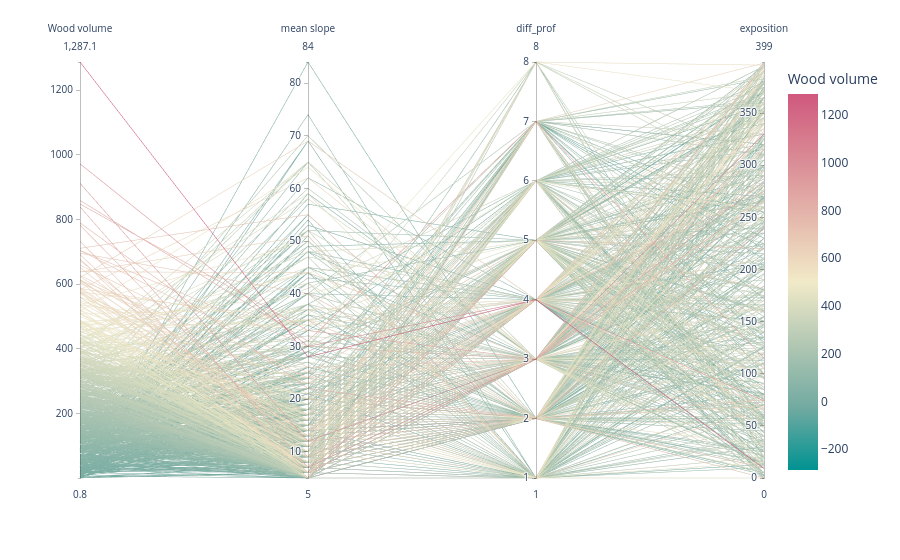

The code cell stored with this chart in its notebook:
### Markdown cell above
##### Question 8

This chart could be enhanced by integrating interaction modalities such as the possibility to filter on different axes, and by embedding additional charts to represent distribution for each variable, like in this example: https://hcil.snu.ac.kr/research/parallel-histogram-plots

### Code cell
df_eco_2015_V_PCP = df_eco_2015_V.dropna(subset=['Vpondere','PENT2','diff_prof','EXPO'])
df_eco_2015_V_PCP = df_eco_2015_V_PCP[["Vpondere","PENT2","diff_prof","EXPO"]]
import plotly.express as px
fig = px.parallel_coordinates(df_eco_2015_V_PCP, color="Vpondere", labels={"Vpondere": "Wood volume", "PENT2": "mean slope",
                "diff_prod": "Diff between PROD2 and PROD1", "EXPO": "exposition", },
                             color_continuous_scale=px.colors.diverging.Tealrose,
                             color_continuous_midpoint=500)
fig.show()

### Figure 1 — Plotly figure (JSON) as saved in the notebook; plotly's stock layout.template omitted (floating-point values rounded to 4 significant figures; data arrays with more than 128 entries replaced by an {"elided": "..."} marker saying what was removed)
{"data": [{"dimensions": [{"label": "Wood volume", "values": {"elided": "762 float values"}}, {"label": "mean slope", "values": {"elided": "762 float values"}}, {"label": "diff_prof", "values": {"elided": "762 float values"}}, {"label": "exposition", "values": {"elided": "762 float values"}}], "domain": {"x": [0, 1], "y": [0, 1]}, "line": {"color": {"elided": "762 float values"}, "coloraxis": "coloraxis"}, "name": "", "type": "parcoords"}], "layout": {"coloraxis": {"autocolorscale": false, "cmid": 500, "colorbar": {"title": {"text": "Wood volume"}}, "colorscale": [[0, "rgb(0, 147, 146)"], [0.1667, "rgb(114, 170, 161)"], [0.3333, "rgb(177, 199, 179)"], [0.5, "rgb(241, 234, 200)"], [0.6667, "rgb(229, 185, 173)"], [0.8333, "rgb(217, 137, 148)"], [1, "rgb(208, 88, 126)"]]}, "legend": {"tracegroupgap": 0}, "margin": {"t": 60}}}
